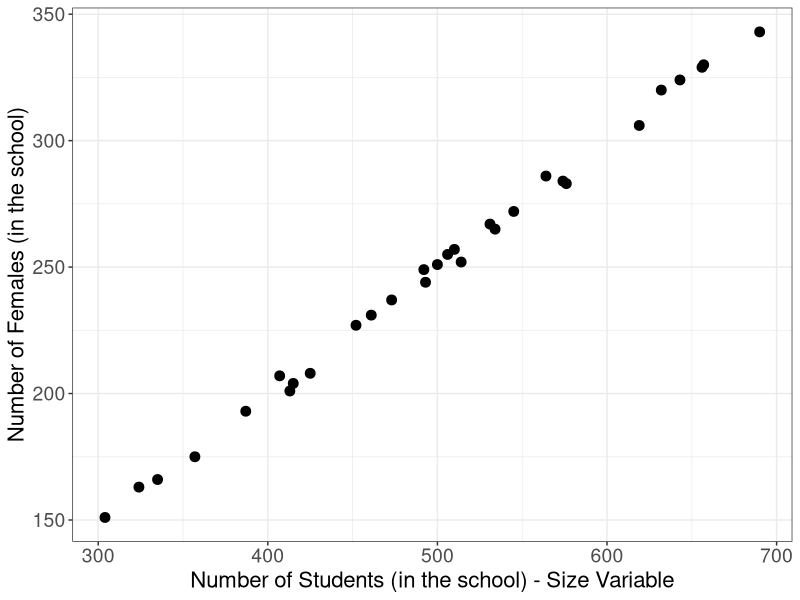
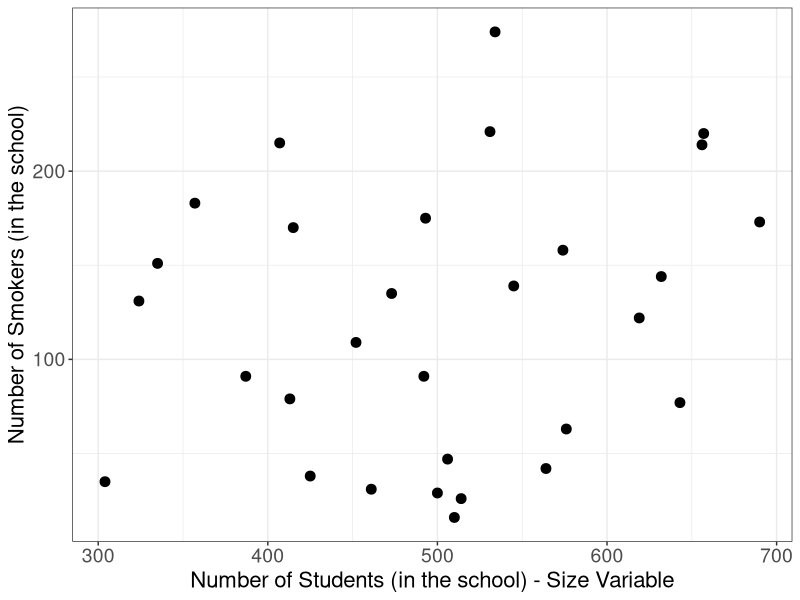

The R source for these figures, in order:
## ---- chunk 1
library(tidyverse)
library(haven)
library(survey)
theme_set(theme_bw())

pop <- read_dta("./datasets/smoke_schools.dta")
samp_srs <- pop %>%
  filter(school %in% c(9,22)) %>%
  mutate(wt = 15,
         N = 30)
## ---- chunk 2
#| echo: true
#| classes: .cell-output
des.srs <- svydesign(id = ~1, weight = ~wt, fpc = ~N, data=samp_srs)
svytotal(~totfemale, design = des.srs)
## ---- chunk 3
samp_pps <- pop %>%
  filter(school %in% c(14,24)) %>%
  mutate(wt = 1/(2*Mi/14989))
## ---- chunk 4
#| echo: true
#| classes: .cell-output

des.ppswor <- svydesign(id = ~1, weight = ~wt, data=samp_pps)
svytotal(~totfemale, des.ppswor)
## ---- chunk 5
#| fig-cap: ""
#| fig-alt: "Scatterplot with number of students on x-axis and number of females on y-axis, showing a very linear relationship along an approximately 45 degree line."
pop %>%
  ggplot(aes(x = Mi, y = totfemale)) + 
  geom_point(size = 3) +
  labs(x = "Number of Students (in the school) - Size Variable",
       y = "Number of Females (in the school)") +
  theme(axis.text = element_text(size = 14),
        axis.title = element_text(size = 16))
## ---- chunk 6
#| fig-cap: ""
#| fig-alt: "Scatterplot with number of students on x-axis and number of smokers on y-axis, showing no clear pattern, a random scattering of points."
pop %>%
  ggplot(aes(x = Mi, y = totsmoke)) + 
  geom_point(size = 3) +
  labs(x = "Number of Students (in the school) - Size Variable",
       y = "Number of Smokers (in the school)") +
  theme(axis.text = element_text(size = 14),
        axis.title = element_text(size = 16))
